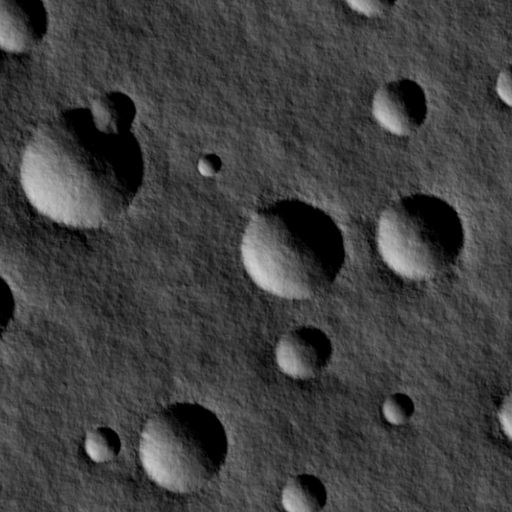
#> input picture data/TRN/Scene3.ppm, 512 x 512 px
$ python Main.py
#> lines starting #> are read from the running program, lines starting #| are printed output that depends on the picture
### src/CraterDetector.py
import numpy as np
import timeit
import scipy.cluster.hierarchy as hcluster
from PIL import Image
from PIL import ImageChops
from PIL import ImageDraw
from scipy import ndimage, random

import shownp as viewer
import EllipseFitter as ellipsefitter
from Crater import ClusterCrater
from Crater import Crater

primaryFilterTreshold = 120
secondaryFilterThreshold = 240


def applyPrimaryIlluminationFilter(im):
    """
    Uses predefined threshold to filter out pixels with lower gray-scale value

    [1] All gray-scale values lower than a threshold are set to 0
    [2] All gray-scale values higher than a threshold are set to 255 (max)

    :param im: The image file that needs to be filtered.
    :return: array (list) = list of all the pixels set to 0. imagematrix (ndarray) = matrix of the image with values either 0 of 255.
    """
    global primaryFilterTreshold
    array = []
#> array = []
    imagematrix = viewer.RGBToGray(np.asarray(im))
#> in RGBToGray, `return 255 - np.dot(rgb[..., :3], [0.299, 0.587, 0.114])`:
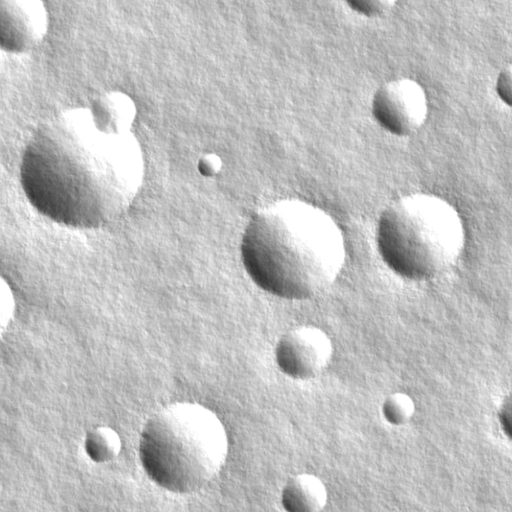
#> returned value: shape (512, 512) float64; min 48, max 255, mean 191.3
    for i in range(0, imagematrix.shape[0] - 1):
        for j in range(0, imagematrix.shape[1] - 1):
            if imagematrix[i, j] < primaryFilterTreshold:
                imagematrix[i, j] = 0
                array.append([i, j])
            else:
                imagematrix[i, j] = 255
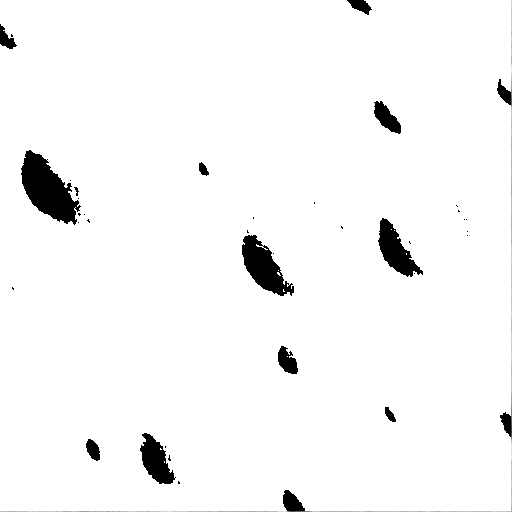
#> imagematrix: shape (512, 512) float64; min 0, max 255, mean 246.5
#> after the loop, array = 8465 pairs, first value 0 to 510, second value 0 to 510
#> in extractCratersWithImage, im is the input picture: PIL image 512x512 RGB; min 0, max 207, mean 63.7
    # Uncomment this next line of code to view the intermediate result of the filter.
    viewer.showGray(imagematrix)
    return array, imagematrix


def retrieveCraterClusters(array):
    """
    Uses hierarchical clustering to cluster pixels on an image that have values 0
    assigned to them.
    :param array: list of all the points that have value 0 assigned to them.
    :return: hashmap of all the clusters sorted by index.
    """
    mat = np.array(array)
#> mat has the same summary as array in applyPrimaryIlluminationFilter
    thresh = 5.5
    clusters = hcluster.fclusterdata(mat, thresh, criterion="distance")
#> clusters = 8465 values, max 23 at index 3699, min 1 at index 203, mean 11.47
    sortedclusters = {}
    for i in range(0, len(clusters) - 1):
        if clusters[i] in sortedclusters.keys():
            sortedclusters[clusters[i]].append(mat[i])
        else:
            sortedclusters[clusters[i]] = [mat[i]]
#> after the loop, sortedclusters = 23 items
    sortedclusters = {k: v for k, v in sortedclusters.iteritems() if len(v) > 12}
#> sortedclusters = 14 items
    ## Uncomment this section to plot the clusters.
    mat = []
    map(lambda (k, v): map(lambda l: mat.append([l[0], l[1]]), v), sortedclusters.items())
    viewer.plotClusters(mat)
    ###
    return reIndexCenterPoints(sortedclusters)

# [47 lines left out: functions reIndexCenterPoints, retrieveAllClusterCenterPoints, extractCraters, not called in this run]

def extractCratersWithImage(im):
    """
    This method is only to be accessed by methods in this module and not intented to be accessed arbitrarily.
    :param im: image that needs to be processed and retrieve respective diameters.
    :return: centerpoint and the diameters of all the craters in the given image.
    """
    array, imagematrix = applyPrimaryIlluminationFilter(im)
    sortedclusters = retrieveCraterClusters(array)
    ellipsefitter.drawFoundCraters(sortedclusters, imagematrix, im)

start = timeit.default_timer()

extractCratersWithImage(Image.open("../data/TRN/Scene3.ppm"))

stop = timeit.default_timer()

# print stop - start


"""
This part of the code is NOT used for the actual program. Rather, was tried to be implemented but did not succeed.
"""

# [54 lines left out: functions secondaryIlluminationFilter, trim, correlateClusters, tryDoubleFilter, not called in this run]

### src/shownp.py
import numpy as np
import os, pickle
from PIL import Image
import matplotlib.pyplot as plt
import matplotlib
from PIL import ImageDraw

def reverseCoordinates(point):
    point = [point[1], point[0]]
    return point

# [22 lines left out: functions searchForFartestPoint, findClosestPointTo, not called in this run]


def drawpoint(draw, point, width):
    draw.line((point[0], point[1] - 1, point[0], point[1] + 1),outline='#31ff00', width = width)
    draw.line((point[0] - 1, point[1], point[0] + 1, point[1]),outline='#31ff00', width = width)

# [11 lines left out: function findEdges, not called in this run]

def RGBToGray(rgb):
    return 255 - np.dot(rgb[..., :3], [0.299, 0.587, 0.114])

def showGray(img):
    fig = plt.figure()
    ax = fig.add_subplot(1, 1, 1)
    ax.matshow(img, cmap=matplotlib.cm.binary)
    plt.xticks(np.array([]))
    plt.yticks(np.array([]))
    plt.show()


# [12 lines left out: functions saveData, loadData, not called in this run]

def plotClusters(mat):
    mat = np.array(mat)
#> mat = empty array
    fig = plt.figure(frameon=False)
    fig.set_size_inches(4,4)
    ax = plt.Axes(fig, [0.,0.,1.,1.])
    ax.set_axis_off()
    fig.add_axes(ax)
#> (the run stopped early here; a loop or call above may not have finished)

$ run again, with TRN/Scene1.ppm copied over data/TRN/Scene3.ppm
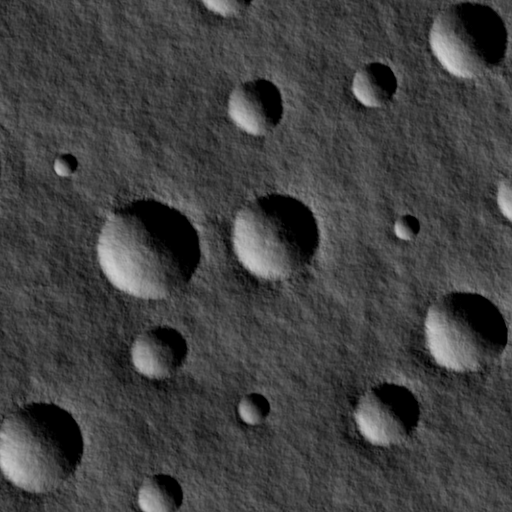
#> input picture TRN/Scene1.ppm, 512 x 512 px
#> in applyPrimaryIlluminationFilter, `array = []`: array = []
#> in RGBToGray, `return 255 - np.dot(rgb[..., :3], [0.299, 0.587, 0.114])`:
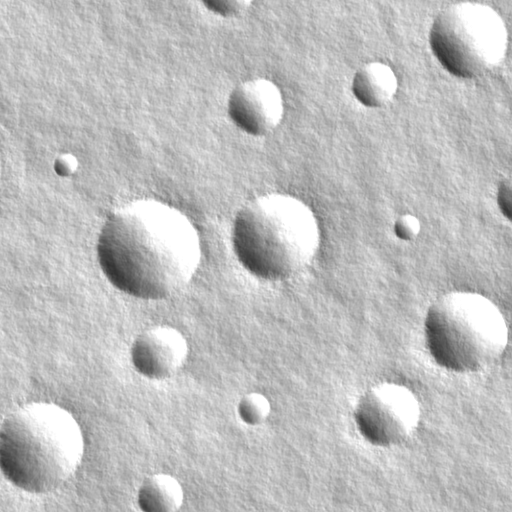
#> returned value: shape (512, 512) float64; min 43, max 255, mean 190.4
#> after the loop in applyPrimaryIlluminationFilter, `for i in range(0, imagematrix.shape[0] - 1):`:
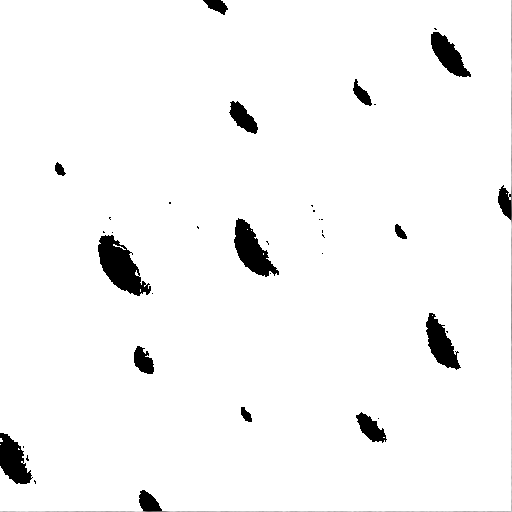
#> imagematrix: shape (512, 512) float64; min 0, max 255, mean 246.4
#> after the loop in applyPrimaryIlluminationFilter, `for i in range(0, imagematrix.shape[0] - 1):`: array = 8545 pairs, first value 0 to 510, second value 0 to 510
#> in extractCratersWithImage, im is the input picture: PIL image 512x512 RGB; min 0, max 212, mean 64.6
#> in retrieveCraterClusters, `mat = np.array(array)`: mat has the same summary as array in applyPrimaryIlluminationFilter
#> clusters = 8545 values, max 23 at index 7058, min 1 at index 1088, mean 13.28
#> after the loop in retrieveCraterClusters, `for i in range(0, len(clusters) - 1):`: sortedclusters = 23 items
#> in retrieveCraterClusters, `sortedclusters = {k: v for k, v in sortedclusters.iteritems() if len(v..`: sortedclusters = 15 items
#> in plotClusters, `mat = np.array(mat)`: mat = empty array

$ run again, with TRN/Scene2.ppm copied over data/TRN/Scene3.ppm
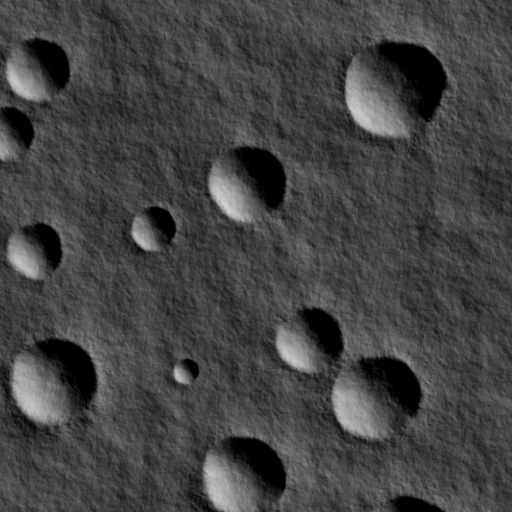
#> input picture TRN/Scene2.ppm, 512 x 512 px
#> in applyPrimaryIlluminationFilter, `array = []`: array = []
#> in RGBToGray, `return 255 - np.dot(rgb[..., :3], [0.299, 0.587, 0.114])`:
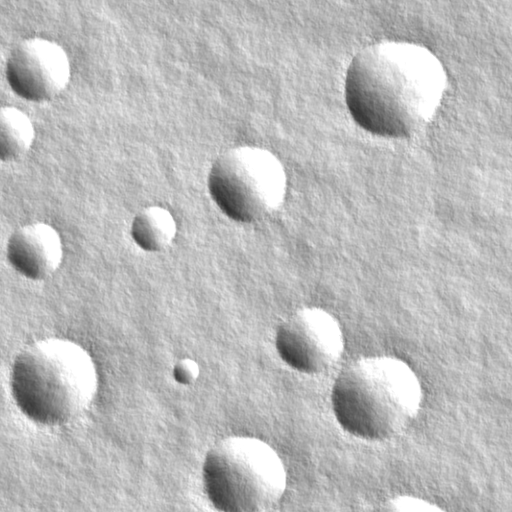
#> returned value: shape (512, 512) float64; min 42, max 255, mean 187.6
#> after the loop in applyPrimaryIlluminationFilter, `for i in range(0, imagematrix.shape[0] - 1):`:
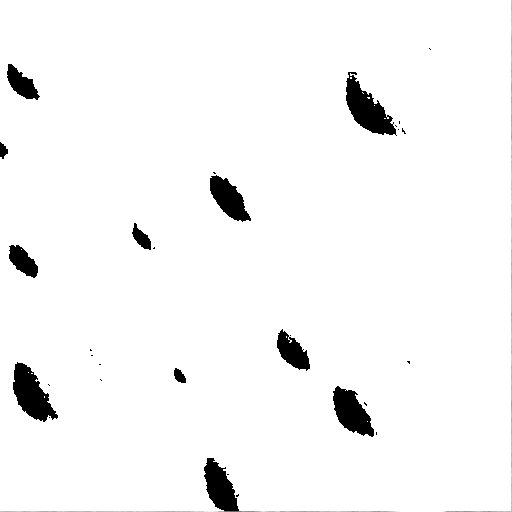
#> imagematrix: shape (512, 512) float64; min 0, max 255, mean 246.3
#> after the loop in applyPrimaryIlluminationFilter, `for i in range(0, imagematrix.shape[0] - 1):`: array = 8718 pairs, first value 48 to 510, second value 0 to 430
#> in extractCratersWithImage, im is the input picture: PIL image 512x512 RGB; min 0, max 213, mean 67.4
#> in retrieveCraterClusters, `mat = np.array(array)`: mat has the same summary as array in applyPrimaryIlluminationFilter
#> clusters = 8718 values, max 17 at index 4353, min 1 at index 0, mean 7.56
#> after the loop in retrieveCraterClusters, `for i in range(0, len(clusters) - 1):`: sortedclusters = 17 items
#> in retrieveCraterClusters, `sortedclusters = {k: v for k, v in sortedclusters.iteritems() if len(v..`: sortedclusters = 11 items
#> in plotClusters, `mat = np.array(mat)`: mat = empty array
